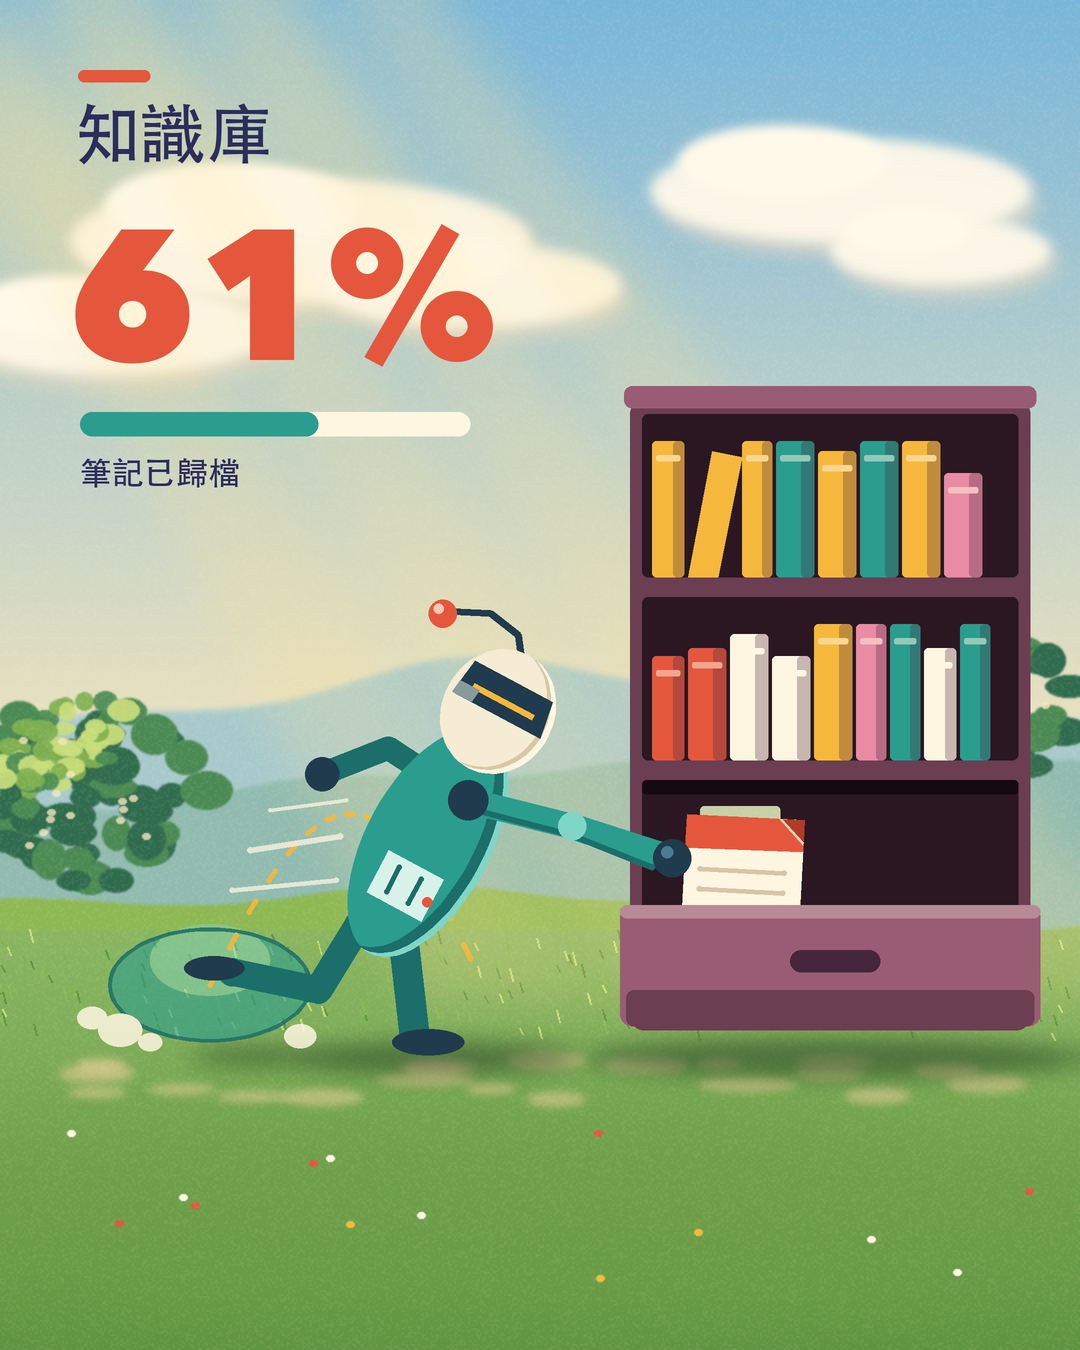

Python code for this plot:
#!/usr/bin/env python3
"""animation-classic sample (original artwork): ONE key frame. A robot lunges toward the
knowledge base, stretched along its arc, after dropping a note card into the drawer
(card half hidden by the drawer front). Painted, luminous, layered background.
Python 3 + PIL only. Deterministic. Writes sample.png (1080x1350)."""
import math, os, random
from PIL import Image, ImageDraw, ImageFont, ImageChops, ImageFilter

W, H, S = 1080, 1350, 2
GROUND = 1052
HERE = os.path.dirname(os.path.abspath(__file__))
CJK = '/System/Library/Fonts/STHeiti Medium.ttc'
AVN = '/System/Library/Fonts/Avenir Next.ttc'

def hx(s): return tuple(int(s[i:i + 2], 16) for i in (0, 2, 4))
def lerp(a, b, t): return a + (b - a) * t
def lerpc(a, b, t): return tuple(int(lerp(a[i], b[i], t)) for i in range(3))

SKY_T, SKY_B = hx('78B6DA'), hx('F8E7BC')
CLOUD, CLOUD_S = hx('FFF9EA'), hx('E9D9C4')
HILL_FAR, HILL_MID = hx('A7C9CC'), hx('7FB09A')
LEAF_D, LEAF_M, LEAF_L, LEAF_H = hx('2F6B4D'), hx('4A8A53'), hx('7FB04F'), hx('C9DE7A')
GRASS_T, GRASS_B = hx('8DB853'), hx('5F9440')
PATH = hx('E2CC93')
TEAL, TEAL_D, TEAL_L = hx('2A9D8F'), hx('1B6E69'), hx('7FD6C6')
CORAL, CORAL_D = hx('E4573D'), hx('B33A27')
SUN, SUN_L = hx('F5B83D'), hx('FFE49A')
PLUM, PLUM_D, PLUM_L = hx('6B3E52'), hx('45263A'), hx('9A5C74')
HOLE = hx('2A1722')
CARD, CARD_S, CARD_L = hx('FFF6E2'), hx('E6D3B3'), hx('D6C5A6')
INDIGO = hx('2B2D5B')
SLATE = hx('1F3B4D')

def font(p, sz, idx=0): return ImageFont.truetype(p, int(sz * S), index=idx)
def _glyph(f, ch):
    im = Image.new('L', (int(f.size * 2), int(f.size * 2)), 0)
    ImageDraw.Draw(im).text((4, 4), ch, font=f, fill=255)
    return im.tobytes()
def check_glyphs(text, f):
    bad = _glyph(f, '\U0010ffff')
    for ch in text:
        if ch.isspace(): continue
        g = _glyph(f, ch)
        if g == bad or not any(g): raise SystemExit('missing glyph: %r' % ch)

# ------------------------------------------------------------ painted background (1x, soft)
def blob(img, cx, cy, rx, ry, col, a=255, blur=0, rot=0):
    pad = int(blur * 3) + 4
    x0, y0 = int(cx - rx - pad), int(cy - ry - pad)
    w, h = int(2 * rx + 2 * pad), int(2 * ry + 2 * pad)
    m = Image.new('L', (w, h), 0)
    ImageDraw.Draw(m).ellipse([pad, pad, pad + 2 * rx, pad + 2 * ry], fill=a)
    if rot: m = m.rotate(rot, resample=Image.BICUBIC)
    if blur: m = m.filter(ImageFilter.GaussianBlur(blur))
    img.paste(Image.new('RGB', (w, h), col), (x0, y0), m)

def vgrad(img, y0, y1, c0, c1):
    d = ImageDraw.Draw(img)
    for y in range(y0, y1):
        d.line([(0, y), (W, y)], fill=lerpc(c0, c1, (y - y0) / max(1, y1 - y0 - 1)))

def ridge(img, base, amp, seed, col, step=6, blur=0):
    r = random.Random(seed)
    ph = [r.uniform(0, 6.28) for _ in range(3)]
    pts = [(0, H)]
    for x in range(0, W + step, step):
        y = base + amp * (math.sin(x / 150 + ph[0]) * .5 + math.sin(x / 61 + ph[1]) * .3 + math.sin(x / 270 + ph[2]) * .6)
        pts.append((x, y))
    pts.append((W, H))
    m = Image.new('L', (W, H), 0); ImageDraw.Draw(m).polygon(pts, fill=255)
    if blur: m = m.filter(ImageFilter.GaussianBlur(blur))
    img.paste(Image.new('RGB', (W, H), col), (0, 0), m)

def tree_clump(img, cx, cy, rad, seed, n=70):
    r = random.Random(seed)
    for _ in range(n):                                   # dark body of leaves
        a, d = r.uniform(0, 6.28), rad * math.sqrt(r.random())
        blob(img, cx + math.cos(a) * d, cy + math.sin(a) * d * .8, r.randint(14, 26), r.randint(10, 20), r.choice([LEAF_D, LEAF_M]), 255, 1.0)
    for _ in range(int(n * .9)):                         # light from the upper left: mid and high leaves
        a, d = r.uniform(3.1, 5.0), rad * r.uniform(.25, 1.0)
        blob(img, cx + math.cos(a) * d * .9, cy + math.sin(a) * d * .75, r.randint(8, 16), r.randint(6, 11), r.choice([LEAF_L, LEAF_M, LEAF_H]), 235, .8)
    for _ in range(14):                                  # sky holes
        a, d = r.uniform(0, 6.28), rad * r.uniform(.2, .85)
        blob(img, cx + math.cos(a) * d, cy + math.sin(a) * d * .8, 4, 3, SKY_B, 200, .6)

def background():
    bg = Image.new('RGB', (W, H), SKY_T)
    vgrad(bg, 0, 820, SKY_T, SKY_B)
    blob(bg, 120, 170, 260, 170, SUN_L, 120, 90)                       # sun glow upper left
    for cx, cy, rx, ry in ((300, 240, 230, 62), (470, 285, 150, 42), (840, 190, 190, 52), (940, 250, 110, 34), (110, 330, 160, 44)):
        blob(bg, cx + 8, cy + 14, rx, ry, CLOUD_S, 150, 8)               # cloud shadow underside
        blob(bg, cx, cy, rx, ry, CLOUD, 235, 6)
        blob(bg, cx - rx * .3, cy - ry * .55, rx * .55, ry * .7, CLOUD, 255, 5)
    ridge(bg, 700, 34, 3, HILL_FAR, blur=3)                              # far haze hills
    ridge(bg, 775, 28, 8, lerpc(HILL_MID, HILL_FAR, .45), blur=2)
    tree_clump(bg, 95, 790, 120, 11, 55)                                # mid-ground tree clumps frame the left
    tree_clump(bg, 980, 700, 100, 13, 40)
    ridge(bg, 905, 20, 21, GRASS_T, blur=1.5)                            # meadow bands, nearer = darker and stronger
    vgrad(bg.crop((0, 930, W, H)), 0, 1, GRASS_T, GRASS_B)
    d = ImageDraw.Draw(bg)
    for y in range(930, H):
        d.line([(0, y), (W, y)], fill=lerpc(lerpc(GRASS_T, HILL_MID, .2), GRASS_B, (y - 930) / (H - 930)))
    r = random.Random(5)
    for _ in range(260):                                                 # grass strokes, left-leaning
        x, y = r.randint(0, W), r.randint(940, 1040)
        c = r.choice([GRASS_T, LEAF_L, LEAF_H, GRASS_B])
        d.line([(x, y), (x - 3, y - r.randint(6, 13))], fill=c, width=2)
    blob(bg, 540, 1210, 700, 120, lerpc(GRASS_B, GRASS_T, .25), 120, 40)  # calm meadow in the bottom 22%
    for _ in range(14):                                                  # a few flowers, kept clear of the action
        x, y = r.randint(40, 1040), r.randint(1130, 1290)
        blob(bg, x, y, 4, 3, r.choice([CARD, SUN, CORAL]), 255, .5)
    # light shafts from the upper left, converging on the action
    sh = Image.new('L', (W, H), 0); sd = ImageDraw.Draw(sh)
    for k in range(4):
        x0 = -100 + k * 150
        sd.polygon([(x0, 0), (x0 + 90, 0), (x0 + 700 + k * 40, 1000), (x0 + 520 + k * 40, 1000)], fill=60)
    sh = sh.filter(ImageFilter.GaussianBlur(22))
    bg.paste(Image.new('RGB', (W, H), SUN_L), (0, 0), sh)
    # dappled light on the path / grass near the ground line
    for _ in range(20):
        blob(bg, r.randint(40, 1040), r.randint(1060, 1100), r.randint(22, 50), r.randint(5, 9), PATH, 150, 4)
    return bg

# ------------------------------------------------------------ hard layer (2x)
def P(pts): return [(x * S, y * S) for x, y in pts]
class Layer:
    def __init__(self):
        self.im = Image.new('RGBA', (W * S, H * S), (0, 0, 0, 0)); self.d = ImageDraw.Draw(self.im)
    def poly(self, pts, col, a=255): self.d.polygon(P(pts), fill=col + (a,))
    def rr(self, box, r, col, a=255): self.d.rounded_rectangle([v * S for v in box], r * S, fill=col + (a,))
    def el(self, cx, cy, rx, ry, col, a=255): self.d.ellipse([(cx - rx) * S, (cy - ry) * S, (cx + rx) * S, (cy + ry) * S], fill=col + (a,))
    def line(self, pts, w, col, a=255):
        self.d.line(P(pts), fill=col + (a,), width=int(w * S), joint='curve')
        for x, y in (pts[0], pts[-1]): self.el(x, y, w / 2, w / 2, col, a)
    def text(self, s, x, y, size, col, path=CJK, idx=0):
        f = font(path, size, idx)
        if path == CJK: check_glyphs(s, f)
        self.d.text((x * S, y * S), s, font=f, fill=col + (255,))

def ell_pts(cx, cy, a, b, ang, n=60):
    c, s = math.cos(ang), math.sin(ang)
    return [(cx + a * math.cos(t) * c - b * math.sin(t) * s, cy + a * math.cos(t) * s + b * math.sin(t) * c) for t in [i * 2 * math.pi / n for i in range(n)]]

def shade(base, mask_layer_fn, dark, light, off=(-9, -7)):
    """cel shading from a silhouette: crescent on the lower right, thin rim light upper left"""
    m = Image.new('L', (W * S, H * S), 0); mask_layer_fn(ImageDraw.Draw(m))
    sh = ImageChops.offset(m, int(off[0] * S), int(off[1] * S))
    dark_m = ImageChops.subtract(m, sh)
    rim_m = ImageChops.subtract(m, ImageChops.offset(m, int(-5 * S), int(-4 * S)))
    base.paste(Image.new('RGB', base.size, dark), (0, 0), dark_m)
    base.paste(Image.new('RGB', base.size, light), (0, 0), rim_m)

def build():
    bg = background().resize((W * S, H * S), Image.BICUBIC)
    # painted grain
    r = random.Random(1)
    tile = Image.new('L', (W // 2, H // 2)); tile.putdata([r.randint(110, 146) for _ in range((W // 2) * (H // 2))])
    grain = tile.resize((W * S, H * S), Image.BICUBIC)
    bg = Image.composite(Image.new('RGB', bg.size, (255, 244, 220)), bg, grain.point(lambda v: max(0, v - 126) * 1))
    cv = bg

    # soft painted contact shadows (light from the upper left, so they fall right)
    shd = Image.new('L', (W * S, H * S), 0); sd = ImageDraw.Draw(shd)
    for (cx, cy, rx, ry) in ((430, GROUND + 6, 150, 16), (835, GROUND + 6, 250, 20), (260, GROUND + 4, 70, 9)):
        sd.ellipse([(cx - rx) * S, (cy - ry) * S, (cx + rx) * S, (cy + ry) * S], fill=150)
    shd = shd.filter(ImageFilter.GaussianBlur(10 * S))
    cv.paste(Image.new('RGB', cv.size, hx('2C4A2A')), (0, 0), shd)

    # knowledge base
    X0, X1, T, B = 630, 1030, 400, 1030
    rows = [T, T + 183, T + 366, B]
    k = Layer()
    k.rr((X0, T, X1, B), 14, PLUM)
    k.rr((X0 - 6, T - 14, X1 + 6, T + 8), 8, PLUM_L)
    rnd = random.Random(4)
    cols = [SUN, TEAL, CORAL, CARD, hx('E98BA5')]
    for rr in range(2):
        y0, y1 = rows[rr] + 14, rows[rr + 1] - 6
        k.rr((X0 + 12, y0, X1 - 12, y1), 6, HOLE)
        x = X0 + 22
        while x < X1 - 56:
            w = rnd.choice([26, 32, 38, 30]); hgt = min(rnd.choice([112, 126, 136, 104]), y1 - y0 - 14)
            c = cols[rnd.randrange(len(cols))]
            lean = rnd.random() < .08
            if lean: k.poly([(x, y1), (x + w, y1), (x + w + 24, y1 - hgt + 6), (x + 24, y1 - hgt)], c)
            else:
                k.rr((x, y1 - hgt, x + w, y1), 4, c)
                k.rr((x + w * .66, y1 - hgt, x + w, y1), 4, lerpc(c, PLUM_D, .3))
                k.rr((x + 4, y1 - hgt + 14, x + w - 4, y1 - hgt + 20), 2, lerpc(c, CARD, .5))
            x += w + (24 if lean else 4)
    k.rr((X0 + 12, rows[2] + 14, X1 - 12, B - 12), 6, HOLE)
    k.rr((X0 + 12, rows[2] + 14, X1 - 12, rows[2] + 28), 4, hx('150A10'))
    k.rr((700, rows[2] + 40, 780, 905), 4, SUN_L, 90)                   # warm lit slot behind the card
    cv.paste(k.im.resize(cv.size), (0, 0), k.im)
    # the card: pushed in, upper half visible, drawn before the drawer front so the front occludes it
    c = Layer(); ccx, ccy, cw, ch = 742, 892, 118, 150
    ang = math.radians(3)
    def tf(x, y): return (ccx + x * math.cos(ang) - y * math.sin(ang), ccy + x * math.sin(ang) + y * math.cos(ang))
    body = [tf(-cw / 2, -ch / 2), tf(cw / 2, -ch / 2), tf(cw / 2, ch / 2), tf(-cw / 2, ch / 2)]
    c.poly(body, CARD)
    c.poly([tf(cw / 2 - 26, -ch / 2), tf(cw / 2, -ch / 2), tf(cw / 2, -ch / 2 + 26)], CARD_S)      # curled corner (follow-through)
    c.poly([tf(-cw / 2, -ch / 2), tf(cw / 2 - 26, -ch / 2), tf(cw / 2, -ch / 2 + 26), tf(cw / 2, -ch / 2 + 32), tf(-cw / 2, -ch / 2 + 34)], CORAL)
    c.poly([tf(cw / 2 - 22, -ch / 2), tf(cw / 2, -ch / 2), tf(cw / 2, -ch / 2 + 22)], CORAL_D)
    for j in range(3): c.line([tf(-cw / 2 + 16, -ch / 2 + 54 + j * 20), tf(cw / 2 - 18 - (20 if j == 2 else 0), -ch / 2 + 54 + j * 20)], 5, CARD_L)
    cv.paste(c.im.resize(cv.size), (0, 0), c.im)
    f = Layer()                                                          # drawer front (occluder)
    f.rr((X0 - 10, 905, X1 + 10, B - 4), 12, PLUM_L)
    f.rr((X0 - 10, 905, X1 + 10, 918), 8, lerpc(PLUM_L, CARD, .3))
    f.rr((X0 - 4, 990, X1 + 4, B - 4), 8, PLUM)
    f.rr((790, 950, 880, 972), 11, PLUM_D)
    cv.paste(f.im.resize(cv.size), (0, 0), f.im)

    # ANTICIPATION ghost: the crouch (squashed) a moment earlier, plus dust and an arc of the leap
    g = Layer()
    g.d.polygon(P(ell_pts(210, 985, 100, 56, 0)), fill=TEAL + (150,))
    g.d.polygon(P(ell_pts(210, 960, 60, 36, 0)), fill=TEAL_L + (110,))
    g.d.line(P(ell_pts(210, 985, 100, 56, 0) + [ell_pts(210, 985, 100, 56, 0)[0]]), fill=TEAL_D + (220,), width=4 * S)
    for (dx, dy, rr) in ((120, 1030, 22), (92, 1018, 15), (150, 1042, 12), (300, 1036, 16)):
        g.el(dx, dy, rr, rr * .75, CARD, 215)
    pts = [(210 + t * 260, 985 - 190 * math.sin(math.pi * t * .85) + 60 * t * t) for t in [i / 40 for i in range(41)]]
    for i in range(0, 40, 3): g.line(pts[i:i + 2], 5, SUN, 230)
    cv.paste(g.im.resize(cv.size), (0, 0), g.im)

    # ROBOT: stretched along its direction of travel (axis from pelvis to head)
    r = Layer()
    P0, P1 = (372, 948), (484, 738)
    axis = math.atan2(P1[1] - P0[1], P1[0] - P0[0])
    mid = ((P0[0] + P1[0]) / 2, (P0[1] + P1[1]) / 2)
    L = math.hypot(P1[0] - P0[0], P1[1] - P0[1])
    a, b = L / 2 + 6, 62                                                 # long and thin = stretch (volume kept)
    # legs first: planted front leg, trailing back leg with follow-through bend
    r.line([(402, 930), (414, 1034)], 30, TEAL_D); r.el(428, 1042, 36, 13, SLATE)
    r.line([(358, 925), (318, 990), (232, 972)], 28, TEAL_D); r.el(214, 968, 30, 12, SLATE)
    # trailing back arm (flung back)
    sh2 = (452, 790)
    r.line([sh2, (388, 748), (332, 770)], 24, TEAL_D); r.el(322, 774, 17, 17, SLATE)
    ux0, uy0 = math.cos(axis), math.sin(axis)
    hc = (P1[0] + ux0 * 30, P1[1] + uy0 * 30)
    ab = (hc[0] + ux0 * 52, hc[1] + uy0 * 52)
    ant = [ab, (ab[0] - 4, ab[1] - 30), (ab[0] - 32, ab[1] - 52), (ab[0] - 72, ab[1] - 54)]
    r.line(ant, 7, SLATE); r.el(ant[-1][0] - 8, ant[-1][1] + 2, 14, 14, CORAL); r.el(ant[-1][0] - 12, ant[-1][1] - 3, 5, 5, hx('FFC7B5'))
    base = cv.copy()
    cv.paste(r.im.resize(cv.size), (0, 0), r.im)
    # body bean
    body_fn = lambda d: d.polygon(P(ell_pts(mid[0], mid[1], a, b, axis)), fill=255)
    bl = Layer(); bl.poly(ell_pts(mid[0], mid[1], a, b, axis), TEAL)
    bod = cv.copy(); bod.paste(bl.im.resize(cv.size), (0, 0), bl.im)
    cv = bod
    shade(cv, body_fn, TEAL_D, TEAL_L, off=(-14, -10))
    ux, uy = math.cos(axis), math.sin(axis); vx, vy = -uy, ux
    def at(u, v): return (mid[0] + ux * (u * a) + vx * v, mid[1] + uy * (u * a) + vy * v)
    hl = Layer(); hl.poly(ell_pts(hc[0], hc[1], 64, 56, axis), hx('F6EBD3'))
    hd = cv.copy(); hd.paste(hl.im.resize(cv.size), (0, 0), hl.im); cv = hd
    shade(cv, lambda d: d.polygon(P(ell_pts(hc[0], hc[1], 64, 56, axis)), fill=255), hx('D9C7A4'), CARD, off=(-9, -7))
    def ha(u, v): return (hc[0] + ux * u + vx * v, hc[1] + uy * u + vy * v)
    vis = Layer()
    vis.poly([ha(-4, -50), ha(34, -44), ha(34, 44), ha(-4, 50)], SLATE)             # visor band, no face
    vis.poly([ha(8, -34), ha(14, -34), ha(14, 34), ha(8, 34)], SUN)
    vis.poly([ha(-4, -50), ha(10, -48), ha(10, -26), ha(-4, -28)], hx('3C6178'), 150)
    vis.poly([at(-.58, -b * .5), at(-.2, -b * .5), at(-.2, b * .5), at(-.58, b * .5)], hx('D8F2EA'))
    vis.line([at(-.50, -b * .22), at(-.28, -b * .22)], 5, TEAL_D); vis.line([at(-.50, b * .18), at(-.28, b * .18)], 5, TEAL_D)
    vis.el(*at(-.42, b * .44), 5, 5, CORAL)
    cv.paste(vis.im.resize(cv.size), (0, 0), vis.im)
    # front arm: extended toward the drawer, the hand has just let go of the card (follow-through)
    ar = Layer()
    shd_ = (468, 800); elb = (572, 826); hand = (672, 858)
    ar.line([shd_, elb, hand], 26, TEAL)
    ar.line([(shd_[0] + 4, shd_[1] + 9), (elb[0], elb[1] + 9), (hand[0] - 20, hand[1] + 9)], 6, TEAL_D, 255)
    ar.el(shd_[0], shd_[1], 20, 20, SLATE); ar.el(elb[0], elb[1], 14, 14, TEAL_L); ar.el(hand[0], hand[1], 19, 19, SLATE)
    ar.el(hand[0] - 5, hand[1] - 6, 6, 6, hx('4B7A93'))
    cv.paste(ar.im.resize(cv.size), (0, 0), ar.im)
    # staging: three speed streaks behind the body, ending where the stretch begins
    st = Layer()
    for (x0, y0, x1, y1, w) in ((250, 850, 340, 836, 6), (232, 890, 336, 880, 5), (270, 810, 346, 800, 4)):
        st.line([(x0, y0), (x1, y1)], w, CARD, 190)
    cv.paste(st.im.resize(cv.size), (0, 0), st.im)

    # type
    tx = Layer()
    tx.rr((78, 70, 150, 82), 6, CORAL)
    tx.text('知識庫', 74, 100, 66, INDIGO)
    tx.text('61%', 68, 176, 184, CORAL, AVN, 8)
    tx.rr((80, 412, 470, 436), 12, CARD); tx.rr((80, 412, 80 + 390 * .61, 436), 12, TEAL)
    tx.text('筆記已歸檔', 80, 456, 32, INDIGO)
    cv.paste(tx.im.resize(cv.size), (0, 0), tx.im)
    return cv

if __name__ == '__main__':
    build().resize((W, H), Image.LANCZOS).save(os.path.join(HERE, 'sample.png'))
